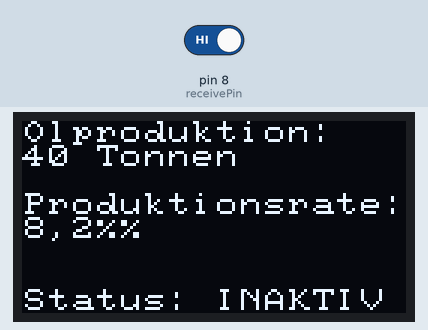
Simulated run of this sketch. Board: Arduino Uno, built with avr-gcc and run on an emulated ATmega328P. Parts: 128×64 one-colour display. The test bench sets the inputs (shaded band); at power-on: pin 8 (receivePin) HIGH. Random numbers use the default seed unless the sketch sets one.

Above: at 1.3 s.
1.4 s: pin 8 (receivePin) driven LOW
At 2.78 s:
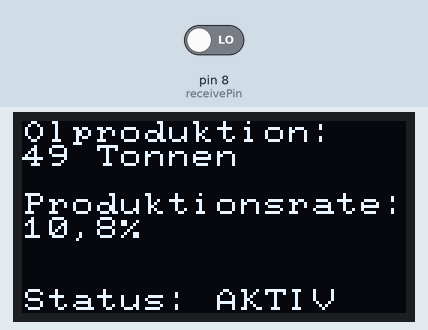
2.9 s: pin 8 (receivePin) driven HIGH
At 3.73 s:
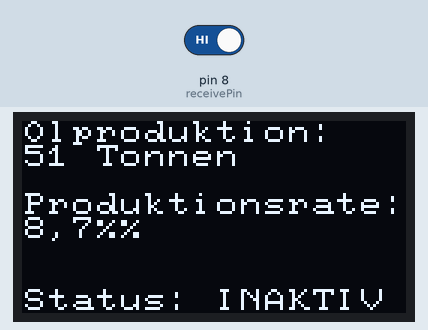
4.6 s: pin 8 (receivePin) driven LOW
At 5.04 s:
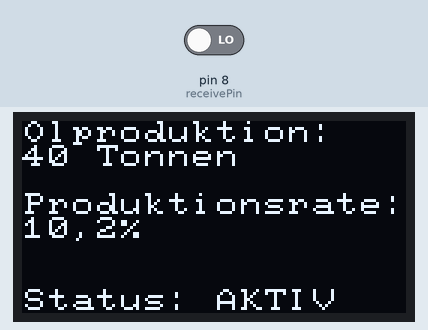

The sketch:

Oilflow.ino
```cpp
#include <U8x8lib.h>

U8X8_SSD1306_128X64_NONAME_SW_I2C u8x8(5, 4, U8X8_PIN_NONE);  // Pins for oled  5 = brown, 4 = purple
long showProduction = 40;                                      // How much oil is extracted
int showRate = 12;                                            // At what rate oil is extracted
int receivePin = 8;                                           // Receives whether the factory is active or not
bool reset;

void setup() {
  Serial.begin(115200);
  pinMode(receivePin, INPUT);

  u8x8.begin();
  u8x8.setPowerSave(0);
  u8x8.setFont(u8x8_font_pxplusibmcgathin_f);
}

void loop() {
  int showRateDecimal = random(0, 9);  //Random Decimal for rate
  if (digitalRead(receivePin) == LOW) {
    if (reset){      //Ensure no manual restart is required
      showProduction = 40;
      reset = 0;
    }
    showProduction += showRate / 5;
    showRate += random(-1, 2);  //Random shift of 1
    if (showRate < 10) {
      showRate = 10;
    }
    if (showRate > 20) {
      showRate = 20;
    }
    u8x8.drawString(0, 7, "Status: AKTIV  ");
  } else {
    reset = 1;
    u8x8.drawString(0, 7, "Status: INAKTIV");
    if (showRate == 0) {
      showRateDecimal = 0;
    } else {
      showRate -= 1;
    }
  }

  //Update production and rate values displayed
  u8x8.setCursor(0, 0);
  u8x8.print("Olproduktion:");
  u8x8.setCursor(0, 1);
  u8x8.print(showProduction);
  u8x8.print(" Tonnen");
  u8x8.setCursor(0, 3);
  u8x8.print("Produktionsrate:");
  u8x8.setCursor(0, 4);
  u8x8.print(showRate);
  u8x8.print(",");
  u8x8.print(showRateDecimal);
  u8x8.print("%");
}
```
